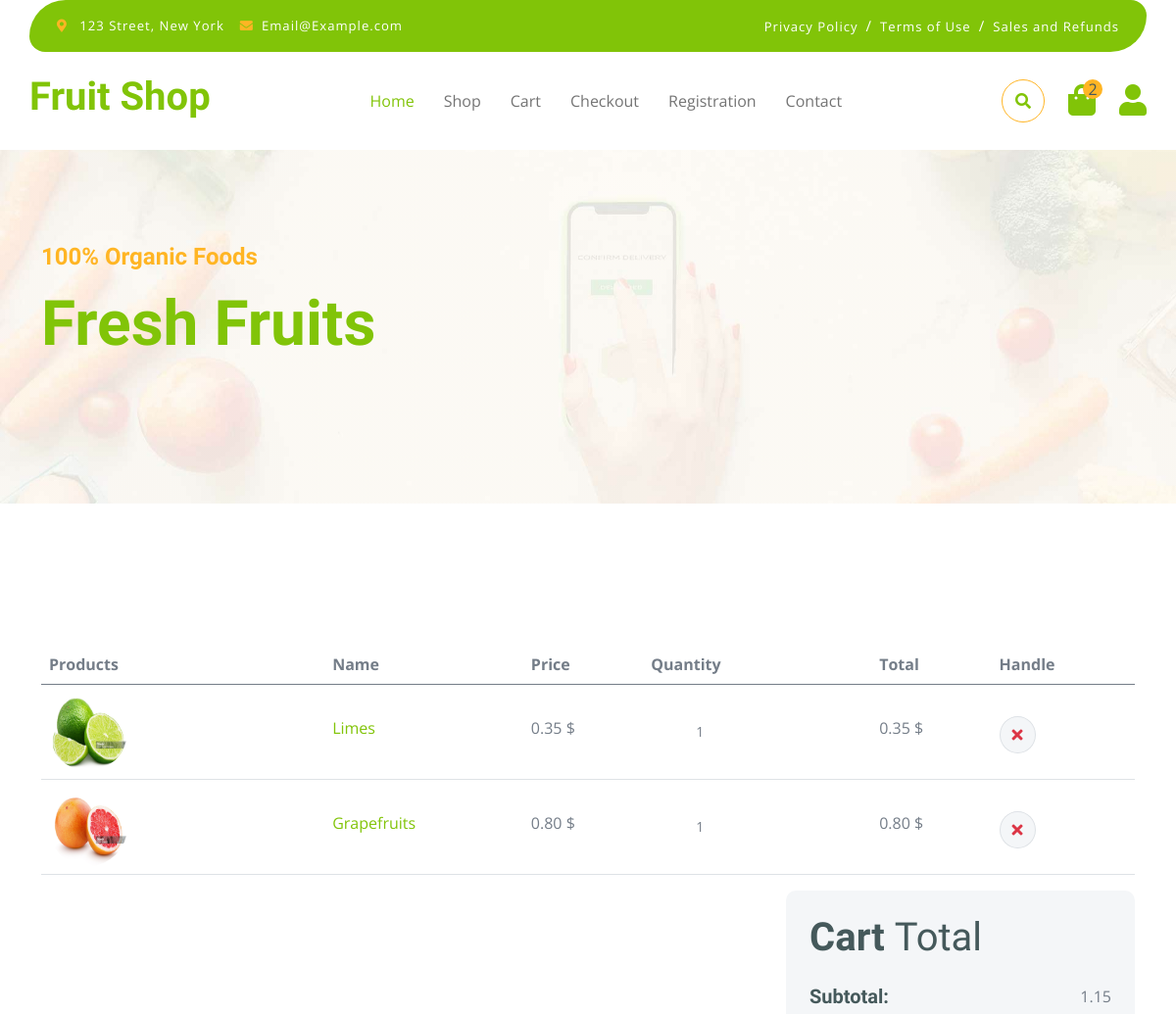
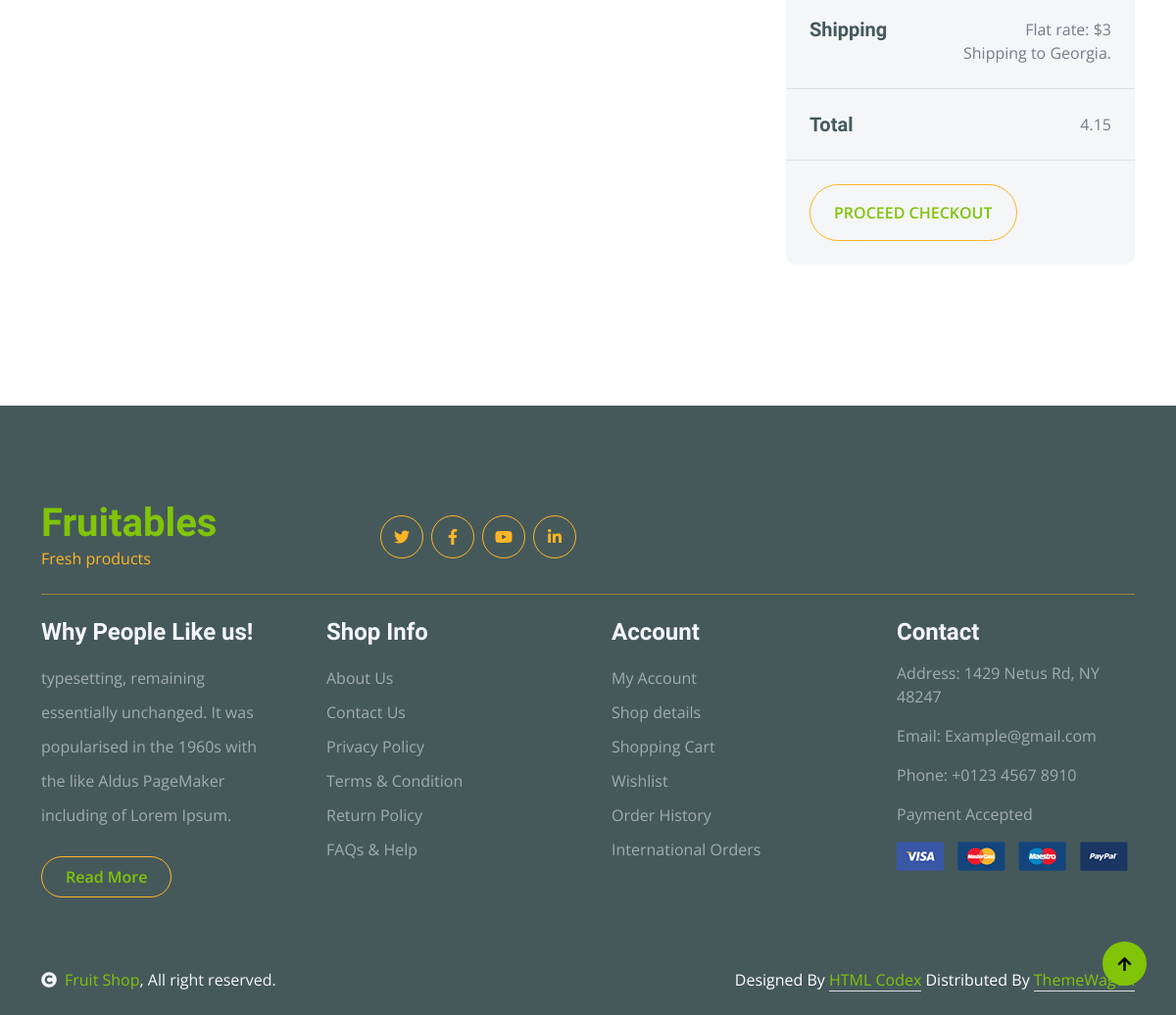
Page /cart/ (signed in) on the committed database (2 pictures, top to bottom).
### order/models.py (models this page shows, shortened)
class CartItem(models.Model):
    cart = models.ForeignKey(Cart, related_name='items', on_delete=models.CASCADE)
    product = models.ForeignKey(Product, on_delete=models.CASCADE)
    quantity = models.PositiveIntegerField(default=1)
    class Meta:
        unique_together = ('cart', 'product')
    @property
    def total_price(self):
        return self.quantity * self.product.price

### store/models.py (models this page shows, shortened)
class Product(models.Model):
    name = models.CharField(max_length=100)
    description = models.TextField(blank=True)
    category = models.ForeignKey(Category, related_name='products', on_delete=models.CASCADE, blank=False)
    price = models.DecimalField(max_digits=10, decimal_places=2, blank=False)
    stock = models.PositiveIntegerField(default=0, blank=False)
    image = models.ImageField(upload_to='products/', blank=True)
    updated_at = models.DateTimeField(auto_now=True)
    created_at = models.DateTimeField(auto_now_add=True)
    slug = models.SlugField(unique=True, blank=True)

### order/views.py (the view)
# urls.py: path('cart/', CartListView.as_view(), name='cart_list'),
class CartListView(ListView):
    model = CartItem
    template_name = 'cart.html'
    context_object_name = 'cart_items'
    def get_context_data(self, **kwargs):
        user = self.request.user
        context = super().get_context_data(**kwargs)
        context['user'] = user
        subtotal = sum([item.product.price*item.quantity for item in self.get_queryset()])
        context['subtotal'] = subtotal
        context['shipping'] = 3
        context['total'] = subtotal + 3
        return context
    def get_queryset(self):
        user = self.request.user
        cart = Cart.objects.filter(user=user).prefetch_related('items').first()
        cart_items = cart.items.all() if cart else []
        return cart_items

### core/context_processors.py (called while the page is built)
def cart_items_number(request):
    if request.user.is_authenticated:
        cart = Cart.objects.filter(user=request.user).prefetch_related('items').first()
        count = cart.items.count()
    else:
        count = 0
    return {'cart_items_number': count}

### order/templates/cart.html (shortened to what this page needs)
{% extends 'base.html' %}
{% block body %}
    <div class="container-fluid py-5">
        <div class="container py-5">
            <div class="table-responsive">
                <table class="table">
                    <thead>
                    <tr>
                        <th scope="col">Products</th>
                        <th scope="col">Name</th>
                        <th scope="col">Price</th>
                        <th scope="col">Quantity</th>
                        <th scope="col">Total</th>
                        <th scope="col">Handle</th>
                    </tr>
                    </thead>
                    <tbody>
                    {% for cart_item in  cart_items %}
                        <tr>
                            <th scope="row">
                                <div class="d-flex align-items-center">
                                    <img src="/media/{{ cart_item.product.image }}"
                                         class="img-fluid me-5 rounded-circle" style="width: 80px; height: 80px;"
                                         alt="">
                                </div>
                            </th>
                            <td>
                                <p class="mb-0 mt-4"><a
                                        href="{% url 'product_details' slug=cart_item.product.slug %}">{{ cart_item.product.name }}</a>
                                </p>
                            </td>
                            <td>
                                <p class="mb-0 mt-4">{{ cart_item.product.price }} $</p>
                            </td>
                            <td>
                                <div class="input-group quantity mt-4" style="width: 100px;">
                                    <input type="text" class="form-control form-control-sm text-center border-0"
                                           value="{{ cart_item.quantity }}">
                                </div>
                            </td>
                            <td>
                                <p class="mb-0 mt-4">{{ cart_item.total_price }} $</p>
                            </td>
                            <td>
                                <form action="{% url 'add_to_cart' %}" method="POST">
                                    <button class="btn btn-md rounded-circle bg-light border mt-4">
                                        <i class="fa fa-times text-danger"></i>
                                    </button>
                                </form>
                            </td>
                        </tr>
                    {% endfor %}
                    </tbody>
                </table>
            </div>
            <div class="row g-4 justify-content-end">
                <div class="col-8"></div>
                <div class="col-sm-8 col-md-7 col-lg-6 col-xl-4">
                    <div class="bg-light rounded">
                        <div class="p-4">
                            <h1 class="display-6 mb-4">Cart <span class="fw-normal">Total</span></h1>
                            <div class="d-flex justify-content-between mb-4">
                                <h5 class="mb-0 me-4">Subtotal:</h5>
                                <p class="mb-0">{{ subtotal }}</p>
                            </div>
                            <div class="d-flex justify-content-between">
                                <h5 class="mb-0 me-4">Shipping</h5>
                                <div class="">
                                    <p class="mb-0">Flat rate: ${{ shipping }}</p>
                                </div>
                            </div>
                            <p class="mb-0 text-end">Shipping to Georgia.</p>
                        </div>
                        <div class="py-4 mb-4 border-top border-bottom d-flex justify-content-between">
                            <h5 class="mb-0 ps-4 me-4">Total</h5>
                            <p class="mb-0 pe-4">{{ total }}</p>
                        </div>
                        <button class="btn border-secondary rounded-pill px-4 py-3 text-primary text-uppercase mb-4 ms-4"
                                type="button">Proceed Checkout
                        </button>
                    </div>
                </div>
            </div>
        </div>
    </div>
{% endblock %}

### core/static/css/style.css (style rules this page uses)
.btn { font-weight: 600; transition: .5s; }
.btn.border-secondary { transition: 0.5s; }

### rows in the picture
CartItem: product.image (picture), product.name "Limes", product.price "0.35", quantity "1", total_price "0.35"
CartItem: product.image (picture), product.name "Grapefruits", product.price "0.80", quantity "1", total_price "0.80"

### other values in the picture
{{ cart_items_number }} "2"
{{ subtotal }} "1.15"
{{ shipping }} "3"
{{ total }} "4.15"
